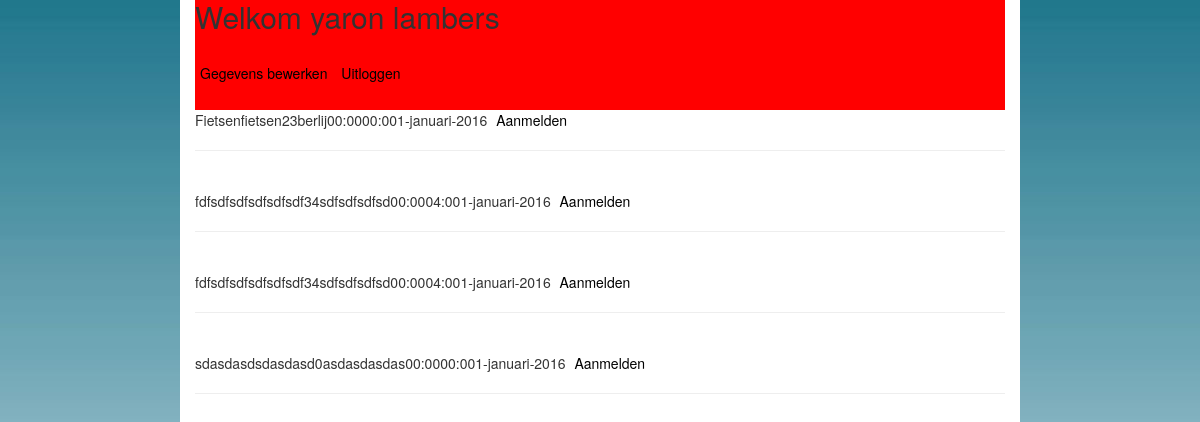
Page /login/includes/cursus.php (signed in) on the committed database.
### tables this page shows
CREATE TABLE `cursus` (
  `id` int(11) NOT NULL,
  `event_name` varchar(255) NOT NULL,
  `place` varchar(255) NOT NULL,
  `start_time` varchar(13) NOT NULL,
  `end_time` varchar(13) NOT NULL,
  `event_date` varchar(25) NOT NULL,
  `description` varchar(999) NOT NULL,
  `places` int(9) NOT NULL
);

### login/includes/cursus.php (the view, shortened to what this page needs)
<!doctype html>
<html>
<head>
    <link rel="stylesheet" type="text/css" href="../../css/bootstrap.css">
    <link rel="stylesheet" type="text/css" href="../../css/style.css">
</head>
<body>
<div class="container">
<?php
include_once('database.php');
$email = $_SESSION['email'];
$user_email = "SELECT * FROM user WHERE email LIKE '%$email%'";
$result = mysqli_query($db, $user_email);
$row = mysqli_fetch_assoc($result);
$userName = $row['firstname'] ." ". $row['lastname']. "<br/>";
$role = $row['user_level'];
$id = $row['id'];
if(!empty($_SESSION['email'])){
    echo '<div class="menubar">';
    echo "<h2>"."Welkom ". $userName."</h2>"."<br/>";
    if($role == 2){
        echo "<div class='link'>";
        echo '<a href="cursus.php"> curus aanmaken / aanpassen </a> ';
        echo '<a class="menu" href="user.php"> Gebruikers </a>';
        echo '<div>';
    }else{
        echo '<a href="user.php">Gegevens bewerken </a> ';
    }
    echo '<a href="logout.php">Uitloggen </a> ';
    echo '</div>';
}else{
    header('location: ../index.php');
}
if($role == 1){
    $allCursus = "SELECT * FROM cursus";
    $query = mysqli_query($db, $allCursus);
    while($rowCursus = mysqli_fetch_array($query) ){
        $allRegistrations = "SELECT * FROM cursus_registratie WHERE id_user='$id' AND id_cursus='".$rowCursus['id']."'";
        $queryRegistrations = mysqli_query($db, $allRegistrations);
        $rowRegistrations = mysqli_fetch_array($queryRegistrations);
        $userId = $rowRegistrations['id_user'];
        $cursusId = $rowRegistrations['id_cursus'];
        echo $rowCursus['event_name'];
        echo $rowCursus['description'];
        echo $rowCursus['places'];
        echo $rowCursus['place'];
        echo $rowCursus['start_time'];
        echo $rowCursus['end_time'];
        echo $rowCursus['event_date'];
        if($userId && $cursusId == $rowCursus['id'] && $id){
            echo 'U bent aangemeld voor deze workshop!'. "</br>";
        }else{
            echo '<a href="manage.php?id='.$rowCursus['id'].'"> Aanmelden </a>' . "<br/>";
        }
        echo "<hr/>";
        echo "<br />";
    }
}
?>
</div>
</body>

### css/style.css (style rules this page uses)
html, body { margin: 0; padding: 0; background: url('../img/background.jpg'); }
.container { margin: 0 auto; width: 70%; height: auto; min-height: 1000px; background:#fff; }
.menubar { width: 100%; height: 110px; background: #ff0000; margin-top: -20px; }
a { color: #000; font-size: 14px; text-decoration: none; padding: 5px; }

### rows in the picture
cursus: event_name "Fietsen", description "fietsen", places "23", place "berlij", start_time "00:00", end_time "00:00", event_date "1-januari-2016"
cursus: event_name "fdfsdfsdf", description "sdfsdfsdf", places "34", place "sdfsdfsdfsd", start_time "00:00", end_time "04:00", event_date "1-januari-2016"
cursus: event_name "fdfsdfsdf", description "sdfsdfsdf", places "34", place "sdfsdfsdfsd", start_time "00:00", end_time "04:00", event_date "1-januari-2016"
cursus: event_name "sdasdasd", description "sdasdasd", places "0", place "asdasdasdas", start_time "00:00", end_time "00:00", event_date "1-januari-2016"
